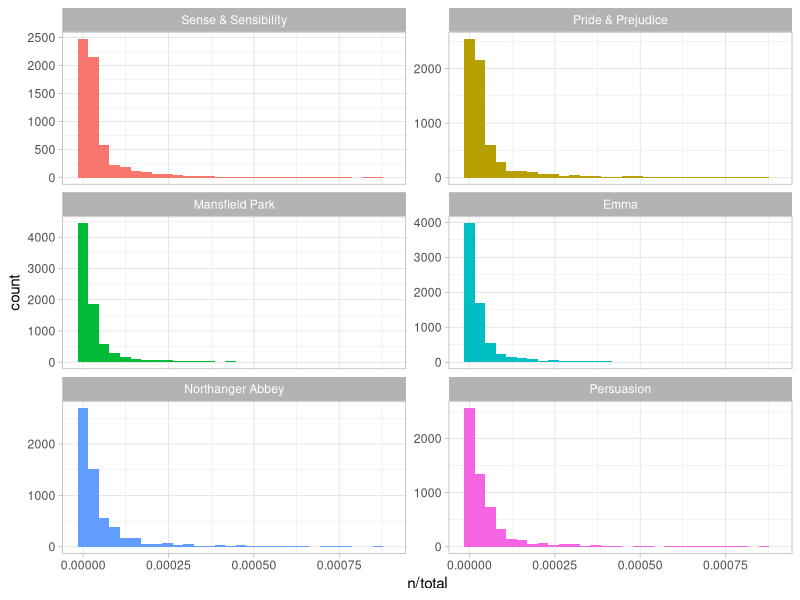
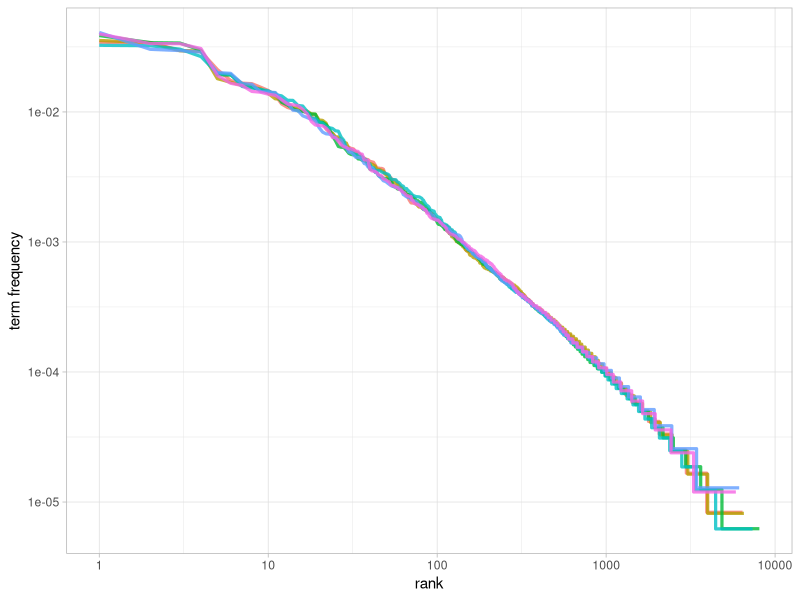
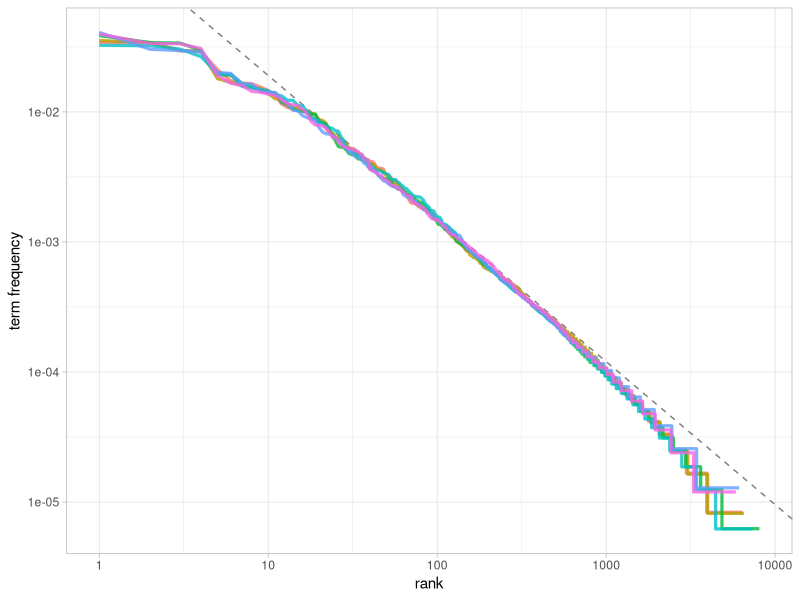

Write R code to recreate these figures, in order.
# Analyzing word and document frequency: tf-idf 

library(knitr)
opts_chunk$set(message = FALSE, warning = FALSE, cache = TRUE)
options(width = 100, dplyr.width = 100)
library(ggplot2)
theme_set(theme_light())

library(dplyr)
library(janeaustenr)
library(tidytext)

book_words <- austen_books() %>% 
  unnest_tokens(word, text) %>%
  count(book, word, sort = TRUE) 

total_words <- book_words %>%
  group_by(book) %>%
  summarize(total = sum(n))

book_words <- left_join(book_words, total_words)

book_words

library(ggplot2)

ggplot(book_words, aes(n/total, fill = book)) +
  geom_histogram(show.legend = FALSE) +
  xlim(NA, 0.0009) +
  facet_wrap(~book, ncol = 2, scales = "free_y")


freq_by_rank <- book_words %>%
  group_by(book) %>%
  mutate(rank = row_number(),
         `term frequency` = n/total)

freq_by_rank

freq_by_rank %>% 
  ggplot(aes(rank, `term frequency`, color = book)) +
  geom_line(size = 1.1, alpha = 0.8, show.legend = FALSE) +
  scale_x_log10() +
  scale_y_log10()

rank_subset <- freq_by_rank %>% 
  filter(rank < 500,
         rank > 10)

lm(log10(`term frequency`) ~ log10(rank), data = rank_subset)

freq_by_rank %>%
  ggplot(aes(rank, `term frequency`, color = book)) +
  geom_abline(intercept = -0.62, slope = -1.1, color = "gray50", linetype = 2) +
  geom_line(size = 1.1, alpha = 0.8, show.legend = FALSE) +
  scale_x_log10() +
  scale_y_log10()
